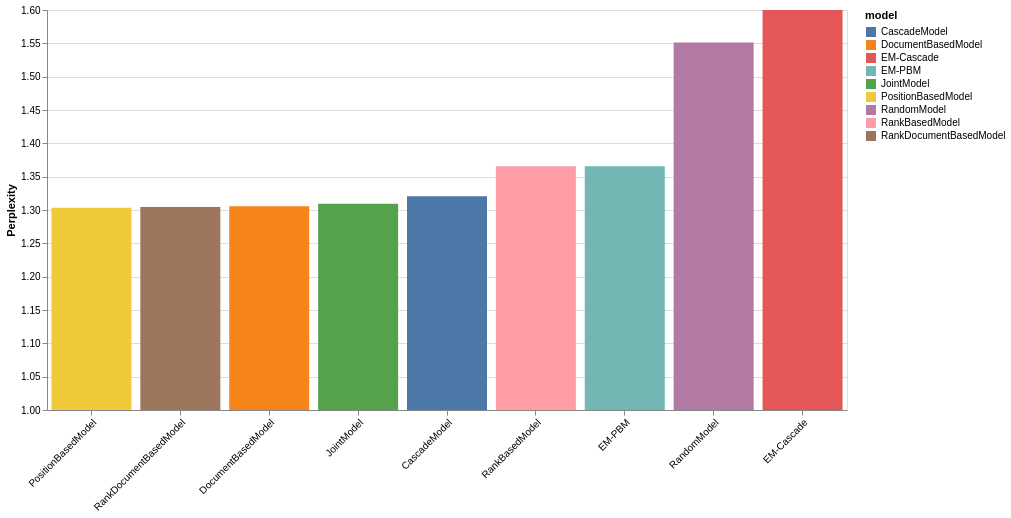

Notebook code for this chart:
### Code cell
alt.Chart(test_df, width=800, height=400).mark_bar(clip=True).encode(
    x=alt.X("model", sort="y", title="", axis=alt.Axis(labelAngle=-45)),
    y=alt.Y("perplexity", title="Perplexity", scale=alt.Scale(domain=[1, 1.6])),
    color="model",
    tooltip=["perplexity"]
)

### Figure 1 — Vega-Lite specification as saved in the notebook (floating-point values rounded to 4 significant figures)
{"config": {"view": {"continuousWidth": 300, "continuousHeight": 300}}, "data": {"name": "data-c3e0dd181abc2206b9610bcb9ec3040c"}, "mark": {"type": "bar", "clip": true}, "encoding": {"color": {"field": "model", "type": "nominal"}, "tooltip": [{"field": "perplexity", "type": "quantitative"}], "x": {"axis": {"labelAngle": -45}, "field": "model", "sort": "y", "title": "", "type": "nominal"}, "y": {"field": "perplexity", "scale": {"domain": [1, 1.6]}, "title": "Perplexity", "type": "quantitative"}}, "height": 400, "width": 800, "$schema": "https://vega.github.io/schema/vega-lite/v5.8.0.json", "datasets": {"data-c3e0dd181abc2206b9610bcb9ec3040c": [{"perplexity": 1.551, "cross_entropy": 0.3784, "model": "RandomModel"}, {"perplexity": 1.366, "cross_entropy": 0.2965, "model": "RankBasedModel"}, {"perplexity": 1.306, "cross_entropy": 0.2569, "model": "DocumentBasedModel"}, {"perplexity": 1.304, "cross_entropy": 0.2562, "model": "RankDocumentBasedModel"}, {"perplexity": 1.309, "cross_entropy": 0.2602, "model": "JointModel"}, {"perplexity": 1.303, "cross_entropy": 0.2552, "model": "PositionBasedModel"}, {"perplexity": 1.32, "cross_entropy": 0.267, "model": "CascadeModel"}, {"perplexity": 1.366, "cross_entropy": 0.2543, "model": "EM-PBM"}, {"perplexity": 1.644, "cross_entropy": 0.2944, "model": "EM-Cascade"}]}}
